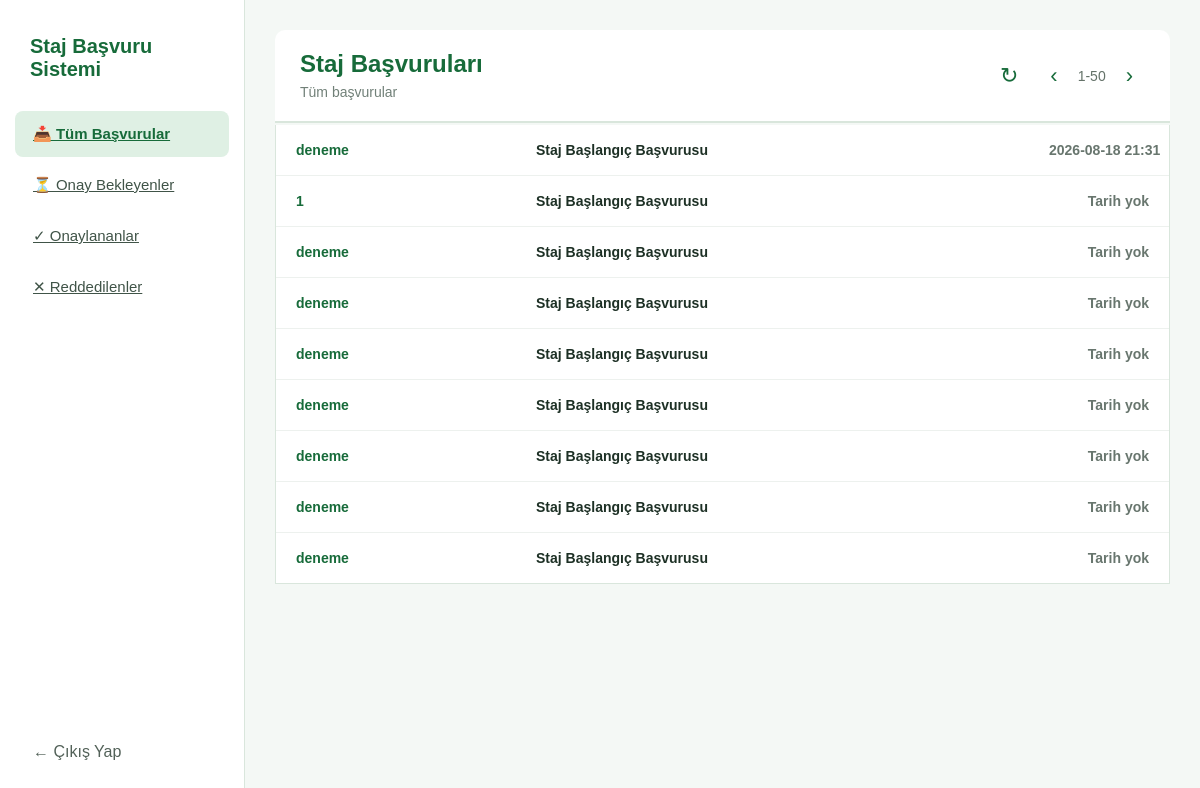
The app's page /academic-home, older data.
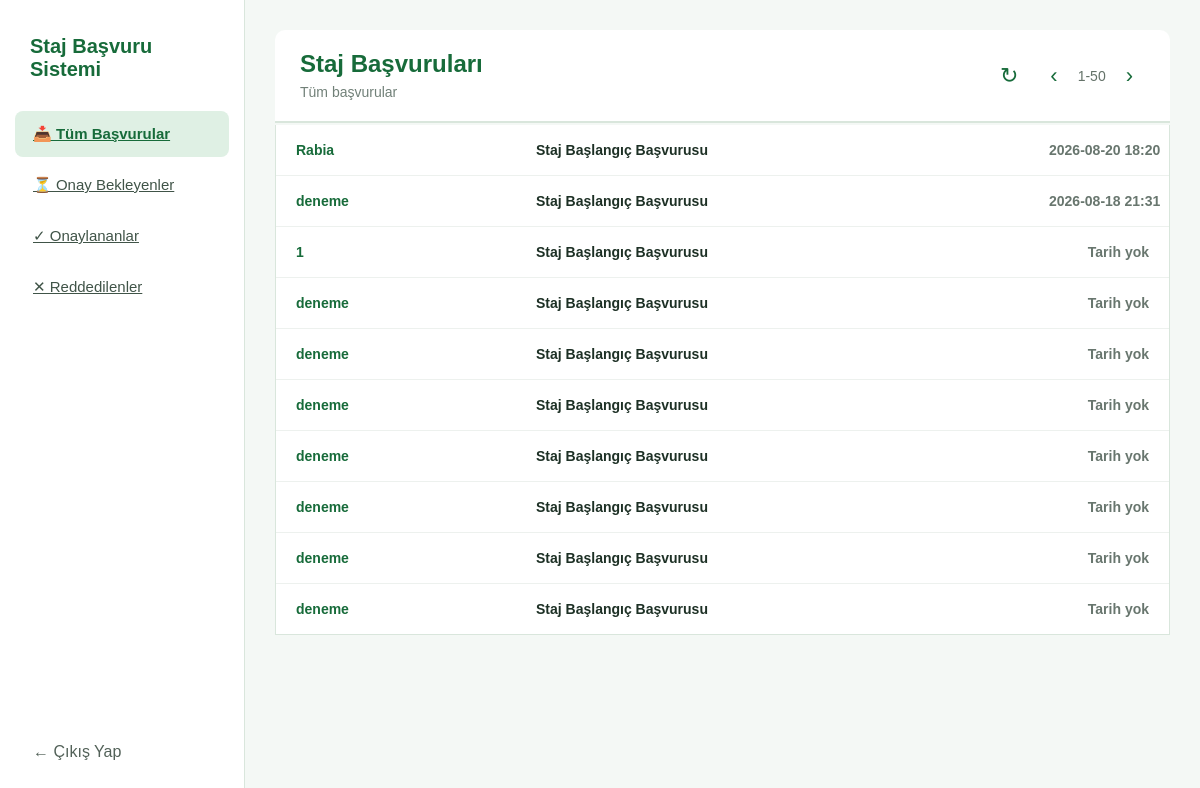
The same page, newer data.
### tables this page shows
CREATE TABLE applications (
            id INTEGER PRIMARY KEY AUTOINCREMENT,
            name TEXT,
            student_number TEXT,
            tc_no TEXT,
            birth_date TEXT,
            start_date TEXT,
            end_date TEXT,
            insurance_start TEXT,
            day_count TEXT,
            health_status TEXT,
            abroad TEXT,
            salary TEXT,
            company_name TEXT,
            company_address TEXT,
            employee_count TEXT,
            company_phone TEXT,
            tax_number TEXT,
            iban TEXT,
            government_support TEXT
        , ek16 TEXT, status TEXT DEFAULT 'Bekliyor', submitted_at TEXT, is_read INTEGER DEFAULT 0, rejection_reason TEXT, approved_file TEXT);

### app.py (the view, shortened to what this page needs)
@app.route('/academic-home', methods=['GET', 'POST'])
def academic_home():
    conn = sqlite3.connect('staj.db')
    conn.row_factory = sqlite3.Row
    selected_application = None
    application_id = request.args.get('application_id')
    if application_id:
            selected_application = conn.execute(
        "SELECT * FROM applications WHERE id = ?",
        (application_id,)
    ).fetchone()
    status = request.args.get('status')
    cursor = conn.cursor()
    if status:
        cursor.execute("""
        SELECT *
        FROM applications
        WHERE status = ?
        ORDER BY id DESC
    """, (status,))
    else:
        cursor.execute("""
            SELECT *
            FROM applications
            ORDER BY id DESC
        """)
    applications = cursor.fetchall()
    conn.close()
    return render_template(
        'academic_home.html',
        applications=applications,
        selected_application=selected_application
    )

### templates/academic_home.html (shortened to what this page needs)
<!DOCTYPE html>
<html lang="tr">
<head>
    <link
        rel="stylesheet"
        href="{{ url_for('static', filename='css/style.css') }}"
    >
</head>
<body class="academic-page">
    <div class="academic-layout">
        <aside class="academic-sidebar">
            <div class="academic-logo">
                Staj Başvuru Sistemi
            </div>
            <a
                href="{{ url_for('academic_home') }}"
                class="sidebar-button {%if not request.args.get('status')%}active{%endif%}"
            >
                📥 Tüm Başvurular
            </a>
            <a
                href="{{ url_for('academic_home', status='Bekliyor') }}"
                class="sidebar-button {% if request.args.get('status') == 'Bekliyor' %}active{% endif %}"
            >
                ⏳ Onay Bekleyenler
            </a>
            <a
                href="{{ url_for('academic_home', status='Onaylandı') }}"
                class="sidebar-button {% if request.args.get('status') == 'Onaylandı' %}active{% endif %}"
            >
                ✓ Onaylananlar
            </a>
            <a
                href="{{ url_for('academic_home', status='Reddedildi') }}"
                class="sidebar-button {% if request.args.get('status') == 'Reddedildi' %}active{% endif %}"
                >
                ✕ Reddedilenler
            </a>
            <a
                href="{{ url_for('index') }}"
                class="sidebar-logout"
            >
                ← Çıkış Yap
            </a>
        </aside>
        <main class="academic-main">
            <header class="academic-header">
                <div>
                    <h1>Staj Başvuruları</h1>
                    <span class="application-count">
                        Tüm başvurular
                    </span>
                </div>
                <div class="header-actions">
                    <button
                        class="refresh-button"
                        title="Başvuruları Yenile"
                    >
                        ↻
                    </button>
                    <button class="page-button">
                        ‹
                    </button>
                    <span class="page-number">
                        1-50
                    </span>
                    <button class="page-button">
                        ›
                    </button>
                </div>
            </header>
             {% if selected_application %}
<section class="application-detail">
    <div class="detail-header">
        <h2>Staj Başvuru Detayları</h2>
        <span class="detail-status">
            {{ selected_application['status'] }}
        </span>
    </div>
    <div class="detail-section">
        <h3>Öğrenci Bilgileri</h3>
        <div class="detail-grid">
            <div>
                <strong>Ad Soyad</strong>
                <span>{{ selected_application['name'] }}</span>
            </div>
            <div>
                <strong>Öğrenci No</strong>
                <span>{{ selected_application['student_number'] }}</span>
            </div>
            <div>
                <strong>TC Kimlik No</strong>
                <span>{{ selected_application['tc_no'] }}</span>
            </div>
            <div>
                <strong>Doğum Tarihi</strong>
                <span>{{ selected_application['birth_date'] }}</span>
            </div>
        </div>
    </div>
    <div class="detail-section">
        <h3>Staj Bilgileri</h3>
        <div class="detail-grid">
            <div>
                <strong>Staj Başlangıç</strong>
                <span>{{ selected_application['start_date'] }}</span>
            </div>
            <div>
                <strong>Staj Bitiş</strong>
                <span>{{ selected_application['end_date'] }}</span>
            </div>
            <div>
                <strong>Sigorta Başlangıç</strong>
                <span>{{ selected_application['insurance_start'] }}</span>
            </div>
            <div>
                <strong>Staj Gün Sayısı</strong>
                <span>{{ selected_application['day_count'] }}</span>
            </div>
        </div>
    </div>
    <div class="detail-section">
        <h3>Firma Bilgileri</h3>
        <div class="detail-grid">
            <div>
                <strong>Firma Adı</strong>
                <span>{{ selected_application['company_name'] }}</span>
            </div>
            <div>
                <strong>Firma Telefonu</strong>
                <span>{{ selected_application['company_phone'] }}</span>
            </div>
            <div>
                <strong>Vergi Numarası</strong>
                <span>{{ selected_application['tax_number'] }}</span>
            </div>
            <div>
                <strong>Çalışan Sayısı</strong>
                <span>{{ selected_application['employee_count'] }}</span>
            </div>
        </div>
        <div class="detail-full">
            <strong>Firma Adresi</strong>
            <span>
                {{ selected_application['company_address'] }}
            </span>
        </div>
    </div>
    <div class="detail-section">
        <h3>Başvuru Bilgileri</h3>
        <div class="detail-grid">
            <div>
                <strong>Yurt Dışı</strong>
                <span>{{ selected_application['abroad'] }}</span>
            </div>
            <div>
                <strong>Ücret</strong>
                <span>{{ selected_application['salary'] }}</span>
            </div>
            <div>
                <strong>IBAN</strong>
                <span>{{ selected_application['iban'] }}</span>
            </div>
            <div>
                <strong>Devlet Desteği</strong>
                <span>{{ selected_application['government_support'] }}</span>
            </div>
        </div>
    </div>
    <div class="detail-section">
        <h3>EK-16</h3>
        {% if selected_application['ek16'] %}
            <p>
                EK-16 dosyası sisteme yüklenmiş.
            </p>
            <a
                href="{{ url_for('uploaded_file', filename=selected_application['ek16']) }}"
                target="_blank"
                class="file-button"
            >
                📄 EK-16 Dosyasını Görüntüle
            </a>
        {% else %}
            <p>
                EK-16 dosyası bulunmuyor.
            </p>
        {%endif%}
    {% if selected_application['approved_file'] %}
            <div class="detail-section">
                <h3>Onaylı Dosya</h3>
                <p>
                    Akademik personel tarafından yüklenen onaylı dosya:
                </p>
                <a
                    href="{{ url_for('uploaded_file', filename=selected_application['approved_file']) }}"
                    target="_blank"
                    class="file-button"
                >
                    📄 Onaylı Dosyayı Görüntüle
                </a>
            </div>
        {%endif%}
        {% if selected_application['rejection_reason'] %}
            <div class="detail-section">
                <h3>Red Nedeni</h3>
                <p>
                    {{ selected_application['rejection_reason'] }}
                </p>
            </div>
    {% endif %}
    </div>
            <div class="application-actions">
        <button
            type="button"
            class="approve-button"
            onclick="showApproveForm()"
        >
            ✓ Onayla
        </button>
        <button
            type="button"
            class="reject-button"
            onclick="showRejectForm()"
        >
            ✕ Reddet
        </button>
    </div>
    <div
    id="approve-form"
    class="decision-form"
    style="display: none;"
>
    <h3>Başvuruyu Onayla</h3>
    <p>
        Başvuruyu onaylamak için imzalı dosyayı yükleyiniz.
    </p>
    <form
        action="{{ url_for('academic_home', application_id=selected_application['id']) }}"
        method="POST"
        enctype="multipart/form-data"
    >
    <input
        type="file"
        id="approved-file"
        name="approved_file"
        required
    >
    <button
        type="submit"
        class="approve-submit-button"
    >
        Dosyayı Yükle ve Onayla
    </button>
    </form>
</div>
    <div
    id="reject-form"
    class="decision-form"
    style="display: none;"
>
    <h3>Başvuruyu Reddet</h3>
    <p>
        Başvuruyu reddetme nedenini açıklayınız.
    </p>
    <form
        action="{{ url_for('academic_home', application_id=selected_application['id']) }}"
        method="POST"
    >
        <textarea
            name="rejection_reason"
            id="rejection-reason"
            rows="5"
            placeholder="Reddetme nedenini yazınız..."
            required
        ></textarea>
        <button
            type="submit"
            class="reject-submit-button"
        >
            Başvuruyu Reddet
        </button>
    </form>
</div>
</section>
{% else %}
        <section class="application-list">
            {% for application in applications %}
                <a href="{{ url_for('academic_home', application_id=application['id']) }}"
                    class="application-row {% if application['is_read'] == 0 %}unread{% endif %}">
                    <div class="application-name">
                        {{ application['name'] }}
                    </div>
                    <div class="application-subject">
                        Staj Başlangıç Başvurusu
                    </div>
                    <div class="application-date">
                        {% if application['submitted_at'] %}
                         {{ application['submitted_at'][:16] }}
                        {% else %}
                            Tarih yok
                        {% endif %}
                    </div>
                </a>
            {% endfor %}
        </section>
      {%endif%}
        </main>
    </div>
</body>
</html>

### static/css/style.css (style rules this page uses)
* { margin: 0; padding: 0; box-sizing: border-box; }
body { font-family: Arial, Helvetica, sans-serif; background-color: #f1f1f1; color: #333; }
.academic-page { margin: 0; background: #f4f8f5; font-family: Arial, sans-serif; color: #26352b; }
.academic-layout { display: flex; min-height: 100vh; }
.academic-sidebar { width: 245px; background: #ffffff; border-right: 1px solid #d9e6dc; padding: 25px 15px; display: flex; flex-direction: column; }
.academic-logo { color: #176b3a; font-size: 20px; font-weight: bold; padding: 10px 15px 30px; }
.sidebar-button { border: none; background: transparent; color: #405448; text-align: left; padding: 14px 18px; margin-bottom: 5px; border-radius: 8px; font-size: 15px; cursor: pointer; transition: 0.2s; }
.sidebar-button.active { background: #dff0e4; color: #176b3a; font-weight: bold; }
.sidebar-logout { margin-top: auto; padding: 14px 18px; text-decoration: none; color: #526158; border-radius: 8px; transition: 0.2s; }
.academic-main { flex: 1; padding: 30px; }
.academic-header { display: flex; justify-content: space-between; align-items: center; background: #ffffff; padding: 20px 25px; border-bottom: 2px solid #d9e6dc; border-radius: 10px 10px 0 0; }
.academic-header h1 { margin: 0 0 5px; color: #176b3a; font-size: 24px; }
.application-count { color: #718078; font-size: 14px; }
.header-actions { display: flex; align-items: center; gap: 8px; }
.refresh-button, .page-button { border: none; background: transparent; color: #176b3a; cursor: pointer; font-size: 22px; padding: 8px 12px; border-radius: 6px; transition: 0.2s; }
.page-number { font-size: 14px; color: #647269; }
.application-list { margin-top: 2px; background: #ffffff; border: 1px solid #d9e6dc; border-top: none; }
.application-row { display: grid; grid-template-columns: 220px 1fr 100px; align-items: center; gap: 20px; padding: 17px 20px; text-decoration: none; color: #35443b; border-bottom: 1px solid #edf1ee; font-size: 14px; transition: 0.2s; }
.application-row:last-child { border-bottom: none; }
.application-row.unread { font-weight: bold; color: #1d3025; }
.application-name { color: #176b3a; overflow: hidden; white-space: nowrap; text-overflow: ellipsis; }
.application-subject { overflow: hidden; white-space: nowrap; text-overflow: ellipsis; }
.application-date { text-align: right; white-space: nowrap; color: #68766e; }

Row changes from the older to the newer data that the page shows:
added applications: name "Rabia", submitted_at "2026-08-20 18:20"
